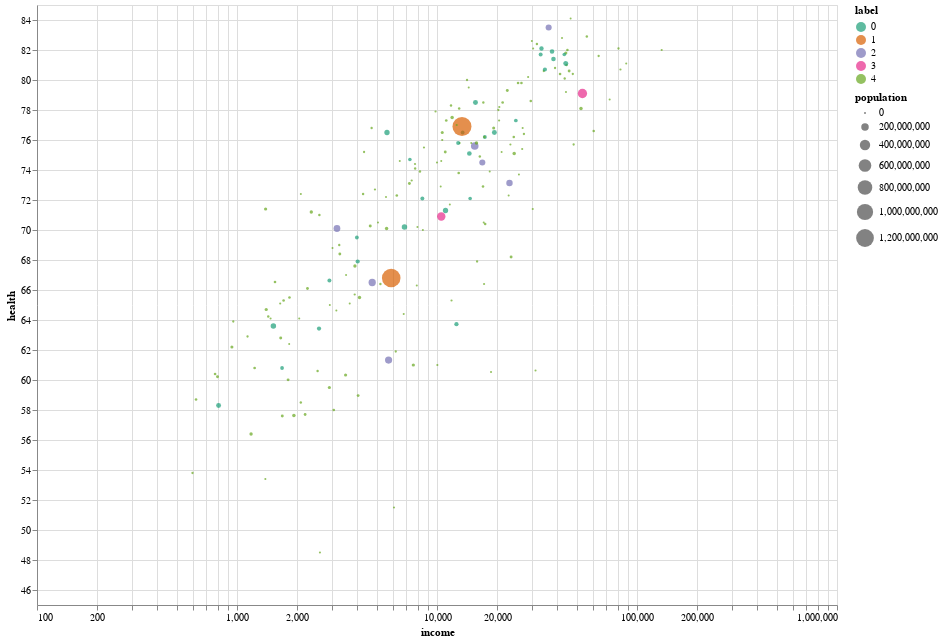

The notebook cell this image was saved under:
### Markdown cell above
## Plot the new labels

### Code cell
(
    alt.Chart(gapminder)
    .mark_circle()
    .encode(
        alt.X("income:Q", scale=alt.Scale(type="log")),
        alt.Y("health:Q", scale=alt.Scale(zero=False)),
        size="population:Q",
        color=alt.Color("label:N", scale=alt.Scale(scheme="dark2")),
        tooltip=list(gapminder.columns),
    )
    .properties(width=800, height=600)
    .interactive()
)

### Figure 1 — Vega-Lite specification as saved in the notebook (floating-point values rounded to 4 significant figures; data arrays with more than 128 entries replaced by an {"elided": "..."} marker saying what was removed)
{"config": {"view": {"continuousWidth": 400, "continuousHeight": 300}}, "data": {"name": "data-5bebca89d614f638c839e43e554da553"}, "mark": "circle", "encoding": {"color": {"field": "label", "scale": {"scheme": "dark2"}, "type": "nominal"}, "size": {"field": "population", "type": "quantitative"}, "tooltip": [{"field": "country", "type": "nominal"}, {"field": "income", "type": "quantitative"}, {"field": "health", "type": "quantitative"}, {"field": "population", "type": "quantitative"}, {"field": "label", "type": "quantitative"}], "x": {"field": "income", "scale": {"type": "log"}, "type": "quantitative"}, "y": {"field": "health", "scale": {"zero": false}, "type": "quantitative"}}, "height": 600, "selection": {"selector003": {"type": "interval", "bind": "scales", "encodings": ["x", "y"]}}, "width": 800, "$schema": "https://vega.github.io/schema/vega-lite/v4.17.0.json", "datasets": {"data-5bebca89d614f638c839e43e554da553": {"elided": "187 records"}}}
